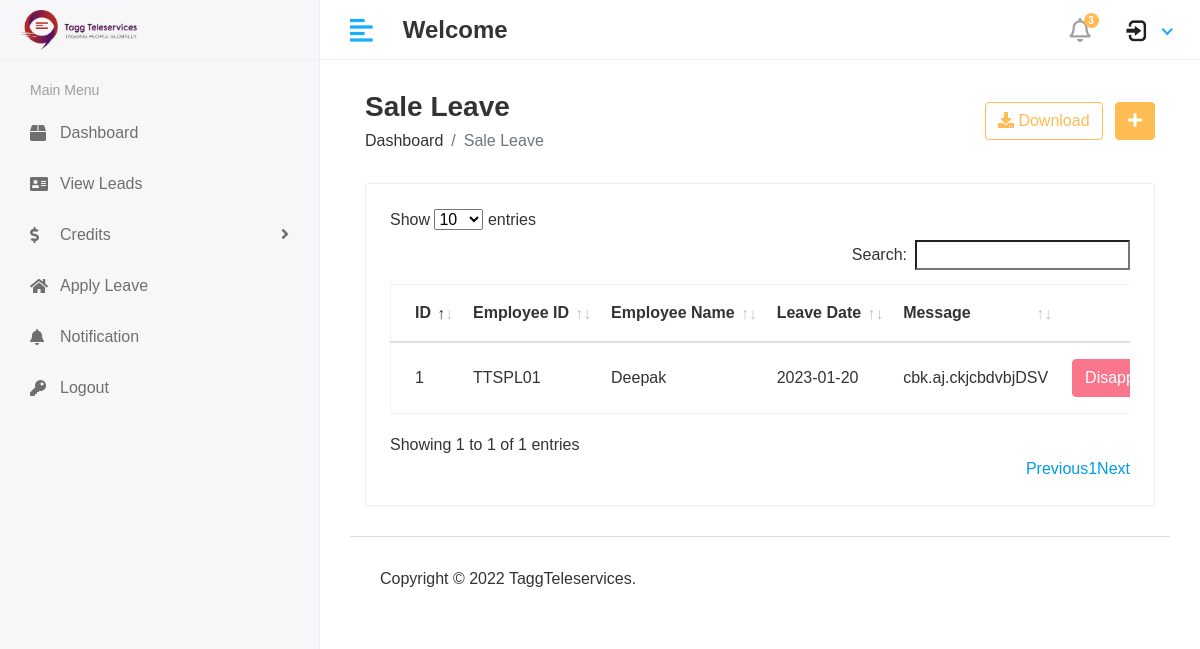
Screenshot of /hod/sale_leave_view with the database file from the repository.
### taggapp/models.py (models this page shows, shortened)
class Sales_leave(models.Model):
    sale_id = models.ForeignKey(Sales, on_delete=models.CASCADE)
    date = models.CharField(max_length=100)
    reason = models.TextField()
    status = models.IntegerField(default=0)
    created_at = models.DateTimeField(auto_now_add=True)
    updated_at = models.DateTimeField(auto_now=True)

class Sales(models.Model):
    admin = models.OneToOneField(CustomUser, on_delete=models.CASCADE)
    employee_id = models.CharField(max_length=100)
    first_name = models.CharField(max_length=100)
    last_name = models.CharField(max_length=100)
    gender = models.CharField(max_length=100)
    dob = models.CharField(max_length=100)
    designation = models.CharField(max_length=100)
    joining_date = models.CharField(max_length=100)
    mobile = models.CharField(max_length=100)
    email = models.CharField(max_length=100)
    father_name = models.CharField(max_length=100)
    father_mob = models.CharField(max_length=100)
    father_occupation = models.CharField(max_length=100)
    mother_name = models.CharField(max_length=100)
    mother_occupation = models.CharField(max_length=100)
    permanent_add = models.TextField(max_length=100)
    username = models.TextField(max_length=100)
    password = models.TextField(max_length=100)
    created_at = models.DateTimeField(auto_now_add=True)
    updated_at = models.DateTimeField(auto_now=True)

### client_management_system/hod_views.py (the view)
# urls.py: path('hod/sale_leave_view', hod_views.SALE_LEAVE_VIEW, name='sale_leave_view'),
def SALE_LEAVE_VIEW(request):
    sale_leave = Sales_leave.objects.all()
    context = {
        'sale_leave':sale_leave,
    }
    return render(request, 'hod/sale_leave.html', context)

### template/hod/sale_leave.html (shortened to what this page needs)
{% extends 'base.html' %}
{% block content %}
<div class="content container-fluid">
               <div class="page-header">
                  <div class="row align-items-center">
                     <div class="col">
                        <h3 class="page-title">Sale Leave</h3>
                        <ul class="breadcrumb">
                           <li class="breadcrumb-item"><a href="index.html">Dashboard</a></li>
                           <li class="breadcrumb-item active">Sale Leave</li>
                        </ul>
                     </div>
                     <div class="col-auto text-right float-right ml-auto">
                        <a href="#" class="btn btn-outline-primary mr-2"><i class="fas fa-download"></i> Download</a>
                        <a href="add-student.html" class="btn btn-primary"><i class="fas fa-plus"></i></a>
                     </div>
                  </div>
               </div>
               <div class="row">
                  <div class="col-sm-12">
                     <div class="card card-table">
                        <div class="card-body">
                           <div class="table-responsive">
                              <table id="table_id" class="table table-hover table-center mb-0 datatable">
                                 <thead>
                                    <tr>
                                       <th>ID</th>
                                       <th>Employee ID</th>
                                       <th>Employee Name</th>
                                       <th>Leave Date</th>
                                       <th>Message</th>
                                       <th class="text-right">Action</th>
                                    </tr>
                                 </thead>
                                 <tbody>
                                 {% for i in sale_leave %}
                                    <tr>
                                       <td>{{i.id}}</td>
                                       <td>{{i.sale_id.employee_id}}</td>
                                       <td>{{i.sale_id.first_name}}</td>
                                       <td>{{i.date}}</td>
                                       <td>{{i.reason}}</td>
                                       <td class="text-right">
                                          <div class="actions">
                                             {% if i.status == 0 %}
                                             <a href="{% url 'sale_approve_leave' i.id %}" class="btn btn-success">Approved</a>
                                             <a href="{% url 'sale_disapprove_leave' i.id %}" class="btn btn-danger">Disapprove</a>
                                             {% elif i.status == 1 %}
                                              <button class="btn btn-success" disabled="disabled">Approved</button>
                                             {% else %}
                                             <button class="btn btn-danger" disabled="disabled">Disapproved</button>
                                             {% endif %}
                                          </div>
                                       </td>
                                    </tr>
                                    {% endfor %}
                                 </tbody>
                              </table>
                           </div>
                        </div>
                     </div>
                  </div>
               </div>
            </div>
{% endblock %}

### static/assets/css/style.css (style rules this page uses)
html { height: 100%; }
body { background-color: #fff; color: #333; font-family: 'Poppins', sans-serif; font-size: 1rem; height: 100%; line-height: 1.5; overflow-x: hidden; }
h1, h2, h3, h4, h5, h6 { font-family: 'Poppins', sans-serif; margin-top: 0; }
a { color: #009ce7; }
input, button, a { transition: all 0.4s ease; -moz-transition: all 0.4s ease; -o-transition: all 0.4s ease; -ms-transition: all 0.4s ease; -webkit-transition: all 0.4s ease; }
input, input:focus, button, button:focus { outline: none; }
ul, ol { padding: 0px; list-style: none; }
.table { color: #333; max-width: 100%; margin-bottom: 0; width: 100%; }
.table.dataTable { border-collapse: collapse !important; border: 1px solid rgba(0, 0, 0, 0.05); }
.table thead tr th { font-weight: 600; }
.table tbody tr { border-bottom: 1px solid rgba(0, 0, 0, 0.05); }
.table.table-center td, .table.table-center th { vertical-align: middle; }
.card-table .card-body .table > thead > tr > th { border-top: 0; }
.card-table .card-body .table tr td:first-child, .card-table .card-body .table tr th:first-child { padding-left: 1.5rem; }
.card-table .card-body .table tr td:last-child, .card-table .card-body .table tr th:last-child { padding-right: 1.5rem; }
.card-table .table td, .card-table .table th { border-top: 1px solid #e2e5e8; padding: 1rem 0.75rem; white-space: nowrap; }
.btn-primary { background-color: #FFBC53; border: 1px solid #FFBC53; }
.btn-danger { background-color: #e84646; border: 1px solid #e84646; }
.btn-danger.disabled, .btn-danger:disabled { background-color: #f62d51; border-color: #f62d51; color: #fff; }
.btn-outline-primary { color: #FFBC53; border-color: #FFBC53; }
.card { border: 1px solid #ececf5; box-shadow: 0 1px 3px 0 rgba(0, 0, 0, 0.03); margin-bottom: 1.875rem; }
.card-body { padding: 1.5rem; }
.page-header { margin-bottom: 1.875rem; }
.page-header .breadcrumb { background-color: transparent; color: #6c757d; font-size: 1rem; font-weight: 500; margin-bottom: 0; padding: 0; }
.page-header .breadcrumb a { color: #333; }
.page-title { font-size: 28px; font-weight: 600; color: #333; margin-bottom: 5px; }

### rows the page displays
Sales_leave: id "1", sale_id.employee_id "TTSPL01", sale_id.first_name "Deepak", date "2023-01-20", reason "cbk.aj.ckjcbdvbjDSV", status "Disapproved"
